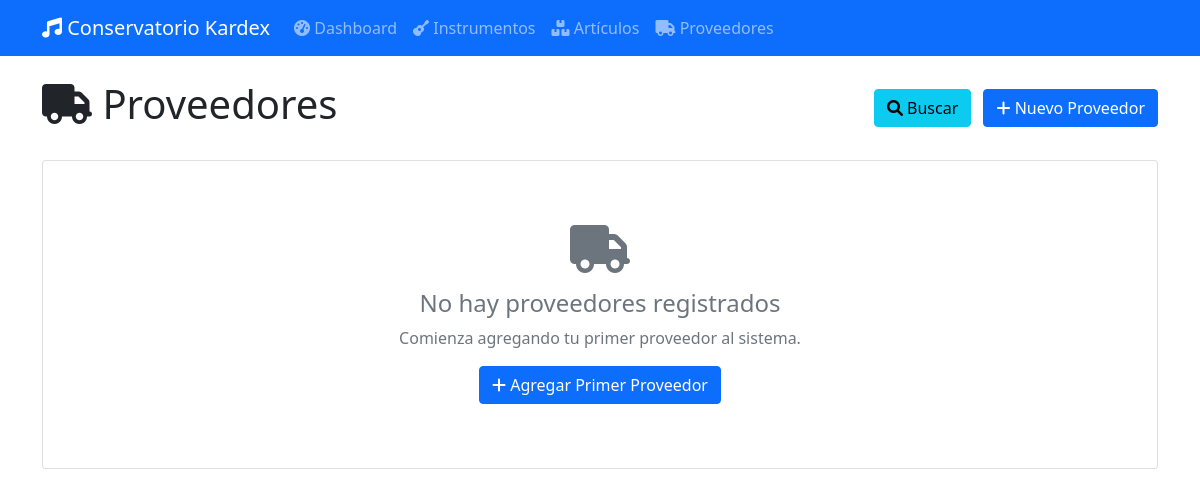
Page /proveedores/ on the earlier database version.
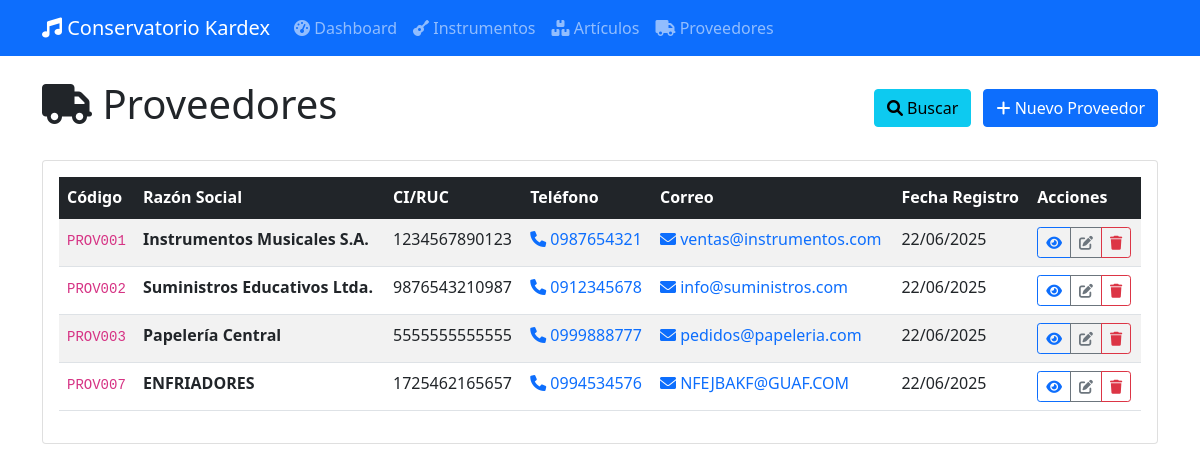
Same page on the later database version.
### app/database/models.py (models this page shows, shortened)
class BaseModel(db.Model):
    __abstract__ = True
    id = db.Column(db.Integer, primary_key=True)
    created_at = db.Column(db.DateTime, default=datetime.utcnow)
    updated_at = db.Column(db.DateTime, default=datetime.utcnow, onupdate=datetime.utcnow)

class Proveedor(BaseModel):
    __tablename__ = 'tb_proveedores'
    p_codigo = db.Column(db.String(20), unique=True, nullable=False)
    p_razonsocial = db.Column(db.String(100), nullable=False)
    p_ci_ruc = db.Column(db.String(13), nullable=False)
    p_direccion = db.Column(db.String(200))
    p_telefono = db.Column(db.String(15))
    p_correo = db.Column(db.String(100))
    entradas = db.relationship('Entrada', backref='proveedor', lazy=True)

### app/routes/web/proveedores.py (the view)
@bp.route('/')
def listar_proveedores():
    proveedores = proveedor_service.obtener_todos()
    return render_template('proveedores/list.html', proveedores=proveedores)

### app/database/repositories/base.py (called while the page is built)
    def get_all(self):
        return self.model.query.all()

### app/services/proveedor_service.py (called while the page is built)
    def obtener_todos(self):
        return self.repo.get_all()

### app/templates/proveedores/list.html (shortened to what the changed rows need)
{% extends "base.html" %}
{% block content %}
<div class="row">
    <div class="col-12">
        <div class="d-flex justify-content-between align-items-center mb-4">
            <h1>
                <i class="fas fa-truck"></i> Proveedores
            </h1>
        </div>
    </div>
</div>
<div class="row">
    <div class="col-12">
        <div class="card">
            <div class="card-body">
                {% if proveedores %}
                <div class="table-responsive">
                    <table class="table table-striped table-hover">
                        <thead class="table-dark">
                            <tr>
                                <th>Código</th>
                                <th>Razón Social</th>
                                <th>CI/RUC</th>
                                <th>Teléfono</th>
                                <th>Correo</th>
                                <th>Fecha Registro</th>
                                <th>Acciones</th>
                            </tr>
                        </thead>
                        <tbody>
                            {% for proveedor in proveedores %}
                            <tr>
                                <td>
                                    <code>{{ proveedor.p_codigo }}</code>
                                </td>
                                <td>
                                    <strong>{{ proveedor.p_razonsocial }}</strong>
                                </td>
                                <td>{{ proveedor.p_ci_ruc }}</td>
                                <td>
                                    {% if proveedor.p_telefono %}
                                        <a href="tel:{{ proveedor.p_telefono }}" class="text-decoration-none">
                                            <i class="fas fa-phone"></i> {{ proveedor.p_telefono }}
                                        </a>
                                    {% else %}
                                        <span class="text-muted">No registrado</span>
                                    {% endif %}
                                </td>
                                <td>
                                    {% if proveedor.p_correo %}
                                        <a href="mailto:{{ proveedor.p_correo }}" class="text-decoration-none">
                                            <i class="fas fa-envelope"></i> {{ proveedor.p_correo }}
                                        </a>
                                    {% else %}
                                        <span class="text-muted">No registrado</span>
                                    {% endif %}
                                </td>
                                <td>{{ proveedor.created_at.strftime('%d/%m/%Y') if proveedor.created_at else 'N/A' }}</td>
                                <td>
                                    <div class="btn-group btn-group-sm" role="group">
                                        <a href="{{ url_for('proveedores.detalle_proveedor', proveedor_id=proveedor.id) }}"
                                           class="btn btn-outline-primary" title="Ver detalles">
                                            <i class="fas fa-eye"></i>
                                        </a>
                                        <a href="{{ url_for('proveedores.editar_proveedor', proveedor_id=proveedor.id) }}"
                                           class="btn btn-outline-secondary" title="Editar">
                                            <i class="fas fa-edit"></i>
                                        </a>
                                        <button type="button" class="btn btn-outline-danger"
                                                onclick="confirmarEliminacion({{ proveedor.id }}, '{{ proveedor.p_razonsocial }}')"
                                                title="Eliminar">
                                            <i class="fas fa-trash"></i>
                                        </button>
                                    </div>
                                </td>
                            </tr>
                            {% endfor %}
                        </tbody>
                    </table>
                </div>
                {% else %}
                <div class="text-center py-5">
                    <i class="fas fa-truck fa-3x text-muted mb-3"></i>
                    <h4 class="text-muted">No hay proveedores registrados</h4>
                    <p class="text-muted">Comienza agregando tu primer proveedor al sistema.</p>
                    <a href="{{ url_for('proveedores.nuevo_proveedor') }}" class="btn btn-primary">
                        <i class="fas fa-plus"></i> Agregar Primer Proveedor
                    </a>
                </div>
                {% endif %}
            </div>
        </div>
    </div>
</div>
{% endblock %}

Differences in the rows shown:
added Proveedor: p_codigo "PROV001", p_razonsocial "Instrumentos Musicales S.A.", p_ci_ruc "1234567890123", p_telefono "0987654321", p_correo "ventas@instrumentos.com", created_at "22/06/2025"
added Proveedor: p_codigo "PROV002", p_razonsocial "Suministros Educativos Ltda.", p_ci_ruc "9876543210987", p_telefono "0912345678", p_correo "info@suministros.com", created_at "22/06/2025"
added Proveedor: p_codigo "PROV003", p_razonsocial "Papelería Central", p_ci_ruc "5555555555555", p_telefono "0999888777", p_correo "pedidos@papeleria.com", created_at "22/06/2025"
added Proveedor: p_codigo "PROV007", p_razonsocial "ENFRIADORES", p_ci_ruc "1725462165657", p_telefono "0994534576", p_correo "NFEJBAKF@GUAF.COM", created_at "22/06/2025"
Other differences:
text no longer shown: "No hay proveedores registrados Comienza agregando tu primer proveedor al sistema. Agregar Primer Proveedor"
text now shown: "Código Razón Social CI/RUC Teléfono Correo Fecha Registro Acciones"
